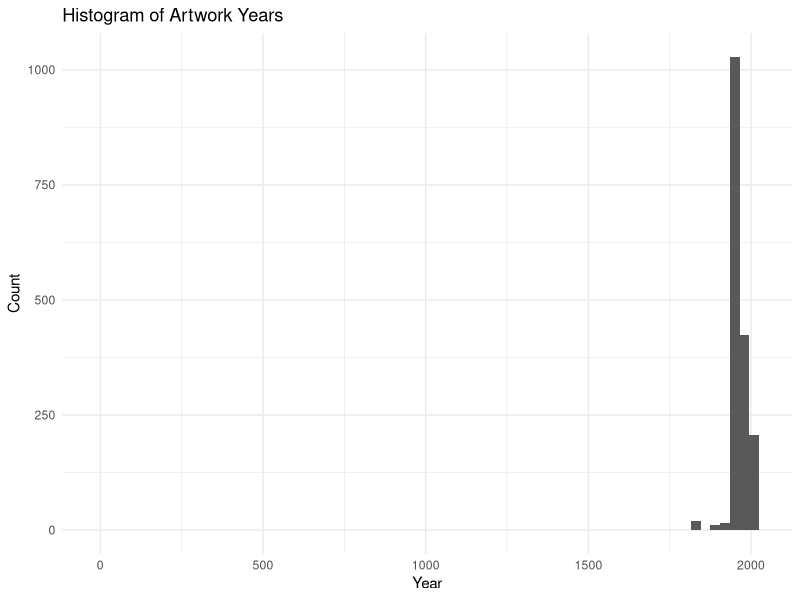
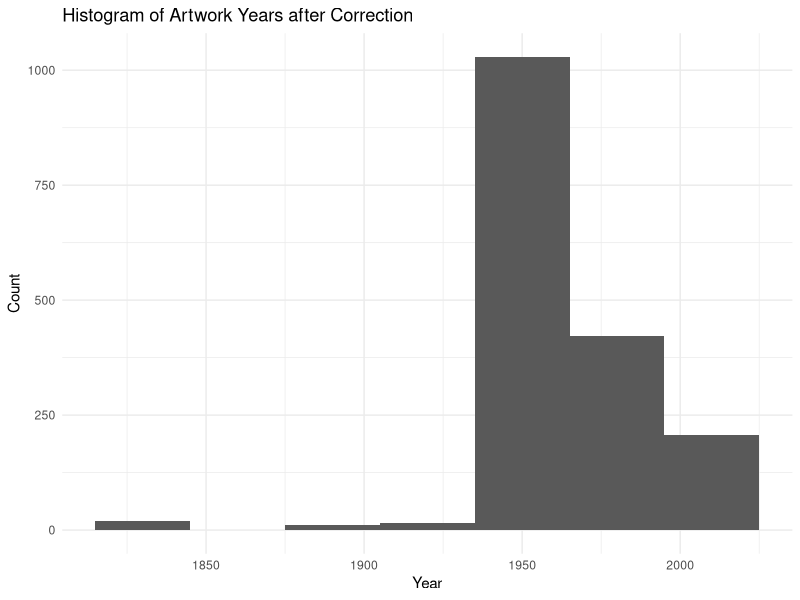

Recreate these plots in R, in order.
## ---- chunk 1
library(tidyverse) 
library(skimr)
## ---- chunk 2
art <- read_csv("data/art.csv")
## ---- chunk 3
# Remove eval = FALSE or set it to TRUE once data is ready to be loaded
art_cleaned <- art %>%
  separate(titles, into = c("title", "date"), sep = "\\(") %>%
  mutate(year = str_remove(date, "\\)") %>% as.numeric()) %>%
  select(title, artists, year, links)

## ---- chunk 4

skimmed_summary <- skim(art_cleaned)
print(skimmed_summary)

## ---- chunk 5
ggplot(art_cleaned, aes(x = year)) +
  geom_histogram(binwidth = 30) +
  theme_minimal() +
  labs(x = "Year", y = "Count", title = "Histogram of Artwork Years")
## ---- chunk 6

wrong_year <- art_cleaned %>% 
  filter(year < 500)
print(wrong_year)

# Modify to the correct year
correct_year = 1964
art_cleaned <- art_cleaned %>% 
  mutate(year = case_when(
    year == 2 ~ correct_year, 
    TRUE ~ year
  ))

# Replot the histogram 
ggplot(art_cleaned, aes(x = year)) +
  geom_histogram(binwidth = 30) +
  theme_minimal() +
  labs(x = "Year", y = "Count", title = "Histogram of Artwork Years after Correction")
## ---- chunk 7
most_common_artist <- art_cleaned %>%
  count(artists, sort = TRUE) %>%
  filter(!is.na(artists)) %>%
  top_n(1)

print(most_common_artist)
## ---- chunk 8
library(stringr)

child_titles <- str_subset(tolower(art_cleaned$title), "child")
num = length(child_titles)
print(num)
